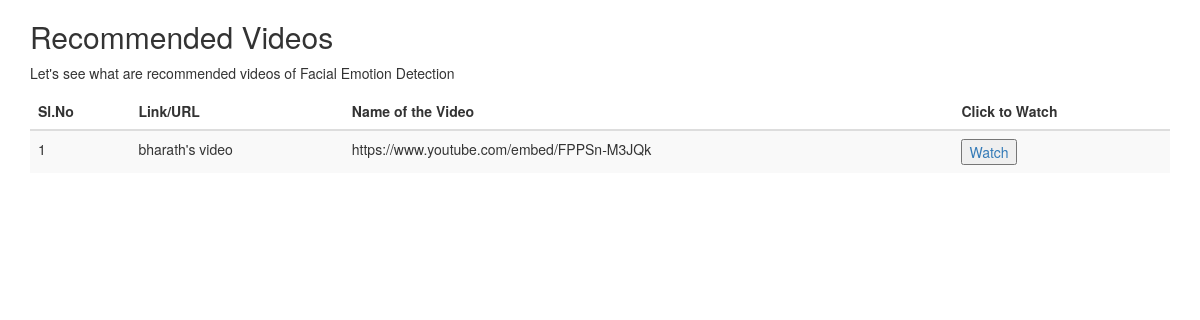
The page /play.php?select=suprised on the database its author committed.
### tables this page shows
CREATE TABLE IF NOT EXISTS `links` (
  `id` int(50) NOT NULL AUTO_INCREMENT,
  `title` varchar(200) NOT NULL,
  `link` varchar(500) NOT NULL,
  `type` varchar(10) NOT NULL,
  PRIMARY KEY (`id`)
);

### play.php (the view, shortened to what this page needs)
<?php
include('common.php');
?>
<!DOCTYPE html>
<html>
<head>
<link rel="stylesheet" href="https://maxcdn.bootstrapcdn.com/bootstrap/3.4.0/css/bootstrap.min.css">
</head>
<body>
<div class="container">
  <h2>Recommended Videos</h2>
  <p>Let's see what are recommended videos of Facial Emotion Detection</p>
  <table class="table table-striped">
    <thead>
      <tr>
        <th>Sl.No</th>
        <th>Link/URL</th>
        <th>Name of the Video</th>
        <th>Click to Watch</th>
      </tr>
    </thead>
    <?php
    if(isset($_GET['select'])){
	$select=$_GET['select'];
	$c=1;
	$query = "SELECT * FROM links WHERE type='".$select."'";
	$result=mysqli_query($con, $query) or die(mysqli_error($con));
	while($row= mysqli_fetch_array($result))
    {
    ?>
    <tbody>
      <tr>
      	<td><?php echo $c;?></td>
        <td><?php echo $row['title'];?></td>
        <td><?php echo $row['link'];?></td>
        <td><button><a href='p.php?link=<?php echo $row['link'];?>'>Watch </a></button></td>
      </tr>
      <?php
      $c=$c+1;
  	}
  }
  	else{
  			echo "error";
  	}
      ?>
    </tbody>
  </table>
</div>
</body>
</html>

### rows shown on the page
links: title "bharath's video", link "https://www.youtube.com/embed/FPPSn-M3JQk"
